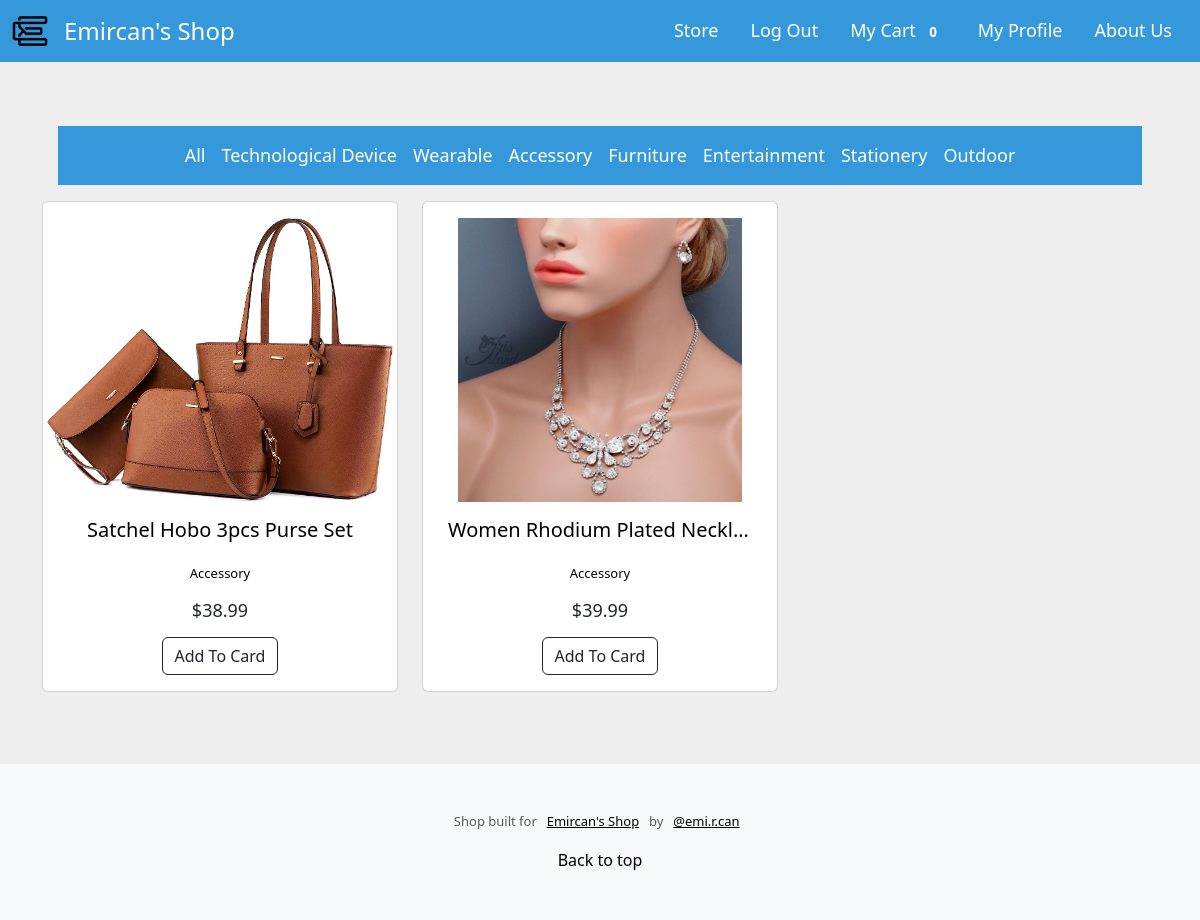
Page /category/Accessory/ (signed in) on the committed database.
### commerce_app/models.py (models this page shows, shortened)
class Stuff(models.Model):
    name = models.CharField(max_length=256)
    price = models.DecimalField(max_digits=9, decimal_places=2)
    category = models.CharField(max_length=64, default="")
    description = models.TextField(null=True, blank=True)
    photo = models.ImageField(null=True, blank=True, upload_to="stuff/")

### commerce_app/views.py (the view)
# urls.py: path('category/<str:category>/', views.filter_by_category, name="commerce_app-filterbycategory"),
def filter_by_category(request, category):
    filtered_stuffs = Stuff.objects.filter(category=category)
    context = {
        "filtered_stuffs" : filtered_stuffs,
        "category" : category,
    }
    return render(request, "commerce_app/category.html", context=context)

### commerce_app/context_processors.py (called while the page is built)
def total_quantity(request):
    if request.user.is_authenticated:
        cart , created= Cart.objects.get_or_create(user=request.user)
        items = CartItem.objects.filter(cart=cart)
        total_quantity = sum(item.quantity for item in items)
    else:
        total_quantity = 0
    context = {
        "total_quantity": total_quantity
    }
    return context

### commerce_app/templates/commerce_app/category.html (shortened to what this page needs)
{% extends 'commerce_app/base.html' %}
{% load static %}
{% block content %}
<section style="background-color: #eee;">
    <div class="text-center container py-5">
      <nav class="navbar navbar-expand-lg" style="margin: 1em;">
        <div class="container-fluid">
          <div class="collapse navbar-collapse" id="navbarNavAltMarkup">
            <div class="navbar-nav mx-auto">
                <a class="nav-link nav-item" href="{% url 'commerce_app-home' %}">All</a>
                <a class="nav-link nav-item" href="{% url 'commerce_app-filterbycategory' 'Technological Device' %}">Technological Device</a>
                <a class="nav-link nav-item" href="{% url 'commerce_app-filterbycategory' 'Wearable' %}">Wearable</a>
                <a class="nav-link nav-item" href="{% url 'commerce_app-filterbycategory' 'Accessory' %}">Accessory</a>
                <a class="nav-link nav-item" href="{% url 'commerce_app-filterbycategory' 'Furniture' %}">Furniture</a>
                <a class="nav-link nav-item" href="{% url 'commerce_app-filterbycategory' 'Entertainment' %}">Entertainment</a>
                <a class="nav-link nav-item" href="{% url 'commerce_app-filterbycategory' 'Stationery' %}">Stationery</a>
                <a class="nav-link nav-item" href="{% url 'commerce_app-filterbycategory' 'Outdoor' %}">Outdoor</a>
            </div>
          </div>
        </div>
      </nav>
      <div class="row">
        {% for stuff in filtered_stuffs %}
            <div class="col-lg-4 col-md-6 mb-4">
                <div class="card">
                <div class="bg-image hover-zoom ripple ripple-surface ripple-surface-light"
                    data-mdb-ripple-color="light">
                    <img src="{{ stuff.photo.url }}" style="height: 300; object-fit: contain; padding-top: 1em;"
                    class="w-100" />
                </div>
                <div class="card-body">
                    <a href="" class="nav-item nav-link link-body-emphasis" data-toggle="tooltip" title="{{ stuff.name}}">
                        <h5 class="card-title mb-3" style="white-space: nowrap; overflow: hidden; text-overflow: ellipsis; max-width: 100%; line-height: 1.2; padding-bottom: 0.3em;">{{ stuff.name }}</h5>
                    </a>
                    <a href="" class="nav-item nav-link link-body-emphasis" style="font-size: small;">
                        <p>{{ stuff.category }}</p>
                    </a>
                    <h6 class="mb-3" style="font-size: large;">${{ stuff.price }}</h6>
                    <a href="{% url 'add_to_cart' item_id=stuff.pk %}">
                      <button type="button" class="btn btn-outline-dark">Add To Card</button>
                    </a>
                    <br>
                  </div>
                </div>
            </div>
        {% endfor %}
      </div>
    </div>
  </section>
{% endblock content %}

### commerce_app/static/commerce_app/main.css (style rules this page uses)
.nav-link { color: white; font-size: large; }
.nav-item { padding-left: 0.5em; padding-right: 0.5em; }
.navbar.navbar-expand-lg { background-color: #3498db; }

### rows in the picture
Stuff: photo (picture), name "Satchel Hobo 3pcs Purse Set", category "Accessory", price "38.99"
Stuff: photo (picture), name "Women Rhodium Plated Neckl…", category "Accessory", price "39.99"

### other values in the picture
{{ total_quantity }} "0"
